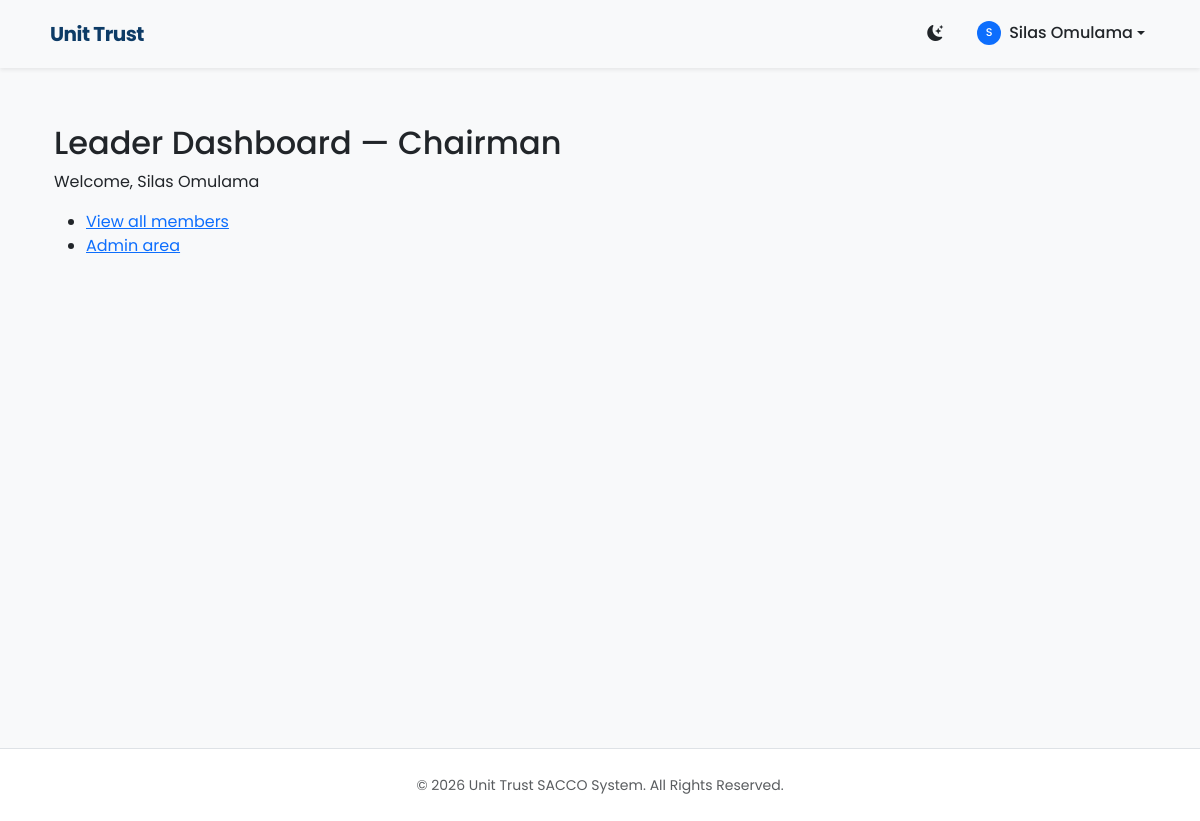
Page /dashboard/ (signed in) on the committed database.
### accounts/models.py (models this page shows, shortened)
class CustomUser(AbstractBaseUser, PermissionsMixin):
    ROLE_CHOICES = [
        ('Chairman', 'Chairman'),
        ('Secretary', 'Secretary'),
        ('Treasurer', 'Treasurer'),
        ('Member', 'Member'),
    ]
    STATUS_CHOICES = [
        ('Visitor', 'Visitor'),
        ('Active', 'Active'),
    ]
    full_name = models.CharField(max_length=255)
    email = models.EmailField(blank=True)
    phone_number = models.CharField(max_length=32, unique=True)
    role = models.CharField(max_length=20, choices=ROLE_CHOICES, default='Member')
    status = models.CharField(max_length=20, choices=STATUS_CHOICES, default='Visitor')
    is_staff = models.BooleanField(default=False)
    is_active = models.BooleanField(default=True)
    date_joined = models.DateTimeField(default=timezone.now)
    objects = CustomUserManager()
    USERNAME_FIELD = 'phone_number'
    REQUIRED_FIELDS = ['full_name']

### members/views.py (the view)
# urls.py: path('dashboard/', views.dashboard, name='dashboard'),
@login_required
def dashboard(request):
    user = request.user
    profile, _ = Profile.objects.get_or_create(user=user)
    try:
        if profile.force_password_change:
            pwd_change_url = reverse('password_change')
            full_url = request.build_absolute_uri(pwd_change_url)
            messages.warning(request, mark_safe(f'Please change your temporary password. <a href="{full_url}">Change now</a>'))
    except Exception:
        pass
    completion = 100 if profile.completed else 40
    context = {'user': user, 'profile': profile, 'completion': completion}
    if user.role in ('Chairman', 'Secretary', 'Treasurer') or user.is_superuser:
        return render(request, 'members/dashboard_leader.html', context)
    return render(request, 'members/dashboard_member.html', context)

### members/context_processors.py (called while the page is built)
def current_profile(request):
    profile = None
    try:
        if request.user and request.user.is_authenticated:
            profile, _ = Profile.objects.get_or_create(user=request.user)
    except Exception:
        profile = None
    return {'profile': profile}

### templates/members/dashboard_leader.html
{% extends 'base.html' %}
{% block content %}
<div class="container py-4">
  <h2>Leader Dashboard — {{ user.role }}</h2>
  <p>Welcome, {{ user.full_name }}</p>
  <ul>
    <li><a href="{% url 'members:members_list' %}">View all members</a></li>
    <li><a href="{% url 'admin:index' %}">Admin area</a></li>
  </ul>
</div>
{% endblock %}

### templates/nav.html (shortened to what this page needs)
<nav class="navbar navbar-expand-lg sticky-top shadow-sm">
  <div class="container">
    <a class="navbar-brand d-flex align-items-center" href="{% url 'home' %}">
       Unit Trust
    </a>
    <div class="collapse navbar-collapse" id="navbarNav">
      <ul class="navbar-nav ms-auto align-items-center">
        <li class="nav-item mx-lg-2">
          <button class="btn nav-link px-2 border-0 shadow-none" id="themeToggler" type="button" title="Toggle Mode">
            <i class="bi bi-moon-stars-fill" id="themeIcon"></i>
          </button>
        </li>
        {% if request.user.is_authenticated %}
          <li class="nav-item dropdown">
            <a class="nav-link dropdown-toggle d-flex align-items-center" href="#" id="userMenu" role="button" data-bs-toggle="dropdown">
              {% if profile and profile.profile_photo %}
                <img src="{{ profile.profile_photo.url }}" class="rounded-circle me-2" style="width:24px;height:24px;object-fit:cover;">
              {% else %}
                <div class="bg-primary text-white rounded-circle d-inline-flex align-items-center justify-content-center me-2" style="width: 24px; height: 24px; font-size: 0.7rem;">
                  {{ request.user.full_name|slice:":1"|upper }}
                </div>
              {% endif %}
              {{ request.user.full_name|default:"Member" }}
            </a>
          </li>
        {% endif %}
      </ul>
    </div>
  </div>
</nav>

### templates/base.html (style rules this page uses)
:root { --primary-color: #0d3b66; --secondary-color: #4caf50; --bg-light: #f8f9fa; }

### templates/nav.html (style rules this page uses)
.navbar { padding: 0.5rem 1rem; transition: all 0.3s ease; background-color: var(--bs-body-tertiary); }
@media (min-width: 768px) { .navbar { padding: 0.8rem 1rem; } }
.navbar-brand { font-weight: 700; letter-spacing: -0.5px; color: var(--primary-color) !important; }
.nav-link { font-weight: 500; color: var(--bs-body-color); margin: 0.25rem 2px; transition: all 0.2s ease; font-size: 0.9rem; border-bottom: 2px solid transparent; }
@media (min-width: 768px) { .nav-link { margin: 0 5px; font-size: 1rem; } }

### rows in the picture
CustomUser: user.full_name "S", user.full_name "Silas Omulama", role "Chairman", full_name "Silas Omulama"
